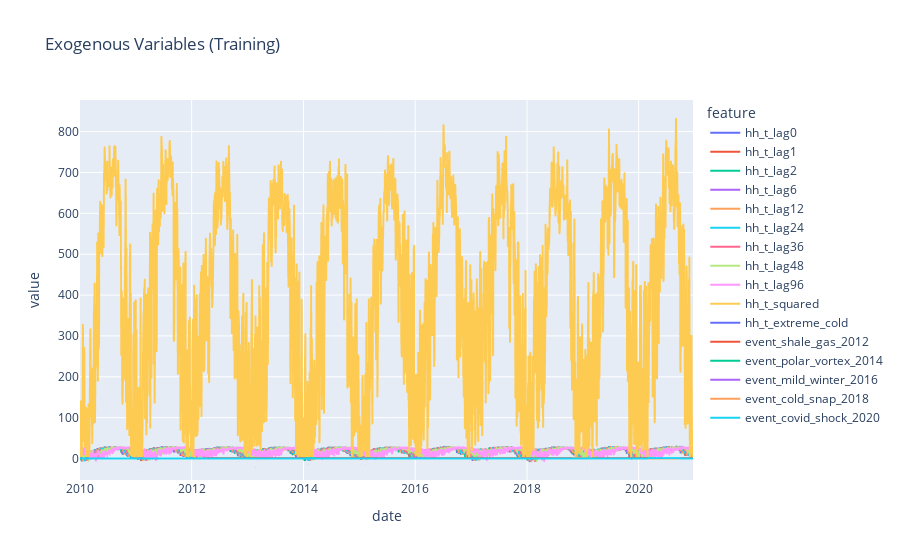
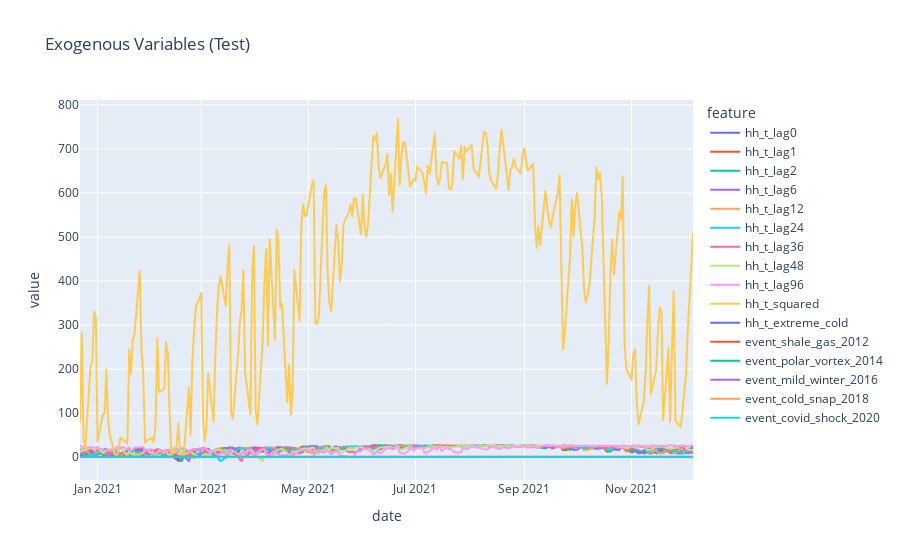

The code cell stored with these charts, in order, in its notebook:
### Code cell
# Plotly plot check the new lag, squared, and extreme temperature features
import plotly.express as px

# Prepare the data for Plotly
exog_train_melted = exog_train.reset_index().melt(id_vars='date', var_name='feature', value_name='value')
exog_test_melted = exog_test.reset_index().melt(id_vars='date', var_name='feature', value_name='value')

# Plot the training data
fig = px.line(exog_train_melted, x='date', y='value', color='feature', title='Exogenous Variables (Training)')
fig.show()

# Plot the test data
fig = px.line(exog_test_melted, x='date', y='value', color='feature', title='Exogenous Variables (Test)')
fig.show()

### Figure 1 — Plotly figure (JSON) as saved in the notebook; plotly's stock layout.template omitted (floating-point values rounded to 4 significant figures; data arrays with more than 128 entries replaced by an {"elided": "..."} marker saying what was removed)
{"data": [{"hovertemplate": "feature=hh_t_lag0<br>date=%{x}<br>value=%{y}<extra></extra>", "legendgroup": "hh_t_lag0", "line": {"color": "#636efa", "dash": "solid"}, "marker": {"symbol": "circle"}, "mode": "lines", "name": "hh_t_lag0", "showlegend": true, "type": "scattergl", "x": {"elided": "2862 str values"}, "xaxis": "x", "y": {"elided": "2862 float values"}, "yaxis": "y"}, {"hovertemplate": "feature=hh_t_lag1<br>date=%{x}<br>value=%{y}<extra></extra>", "legendgroup": "hh_t_lag1", "line": {"color": "#EF553B", "dash": "solid"}, "marker": {"symbol": "circle"}, "mode": "lines", "name": "hh_t_lag1", "showlegend": true, "type": "scattergl", "x": {"elided": "2862 str values"}, "xaxis": "x", "y": {"elided": "2862 float values"}, "yaxis": "y"}, {"hovertemplate": "feature=hh_t_lag2<br>date=%{x}<br>value=%{y}<extra></extra>", "legendgroup": "hh_t_lag2", "line": {"color": "#00cc96", "dash": "solid"}, "marker": {"symbol": "circle"}, "mode": "lines", "name": "hh_t_lag2", "showlegend": true, "type": "scattergl", "x": {"elided": "2862 str values"}, "xaxis": "x", "y": {"elided": "2862 float values"}, "yaxis": "y"}, {"hovertemplate": "feature=hh_t_lag6<br>date=%{x}<br>value=%{y}<extra></extra>", "legendgroup": "hh_t_lag6", "line": {"color": "#ab63fa", "dash": "solid"}, "marker": {"symbol": "circle"}, "mode": "lines", "name": "hh_t_lag6", "showlegend": true, "type": "scattergl", "x": {"elided": "2862 str values"}, "xaxis": "x", "y": {"elided": "2862 float values"}, "yaxis": "y"}, {"hovertemplate": "feature=hh_t_lag12<br>date=%{x}<br>value=%{y}<extra></extra>", "legendgroup": "hh_t_lag12", "line": {"color": "#FFA15A", "dash": "solid"}, "marker": {"symbol": "circle"}, "mode": "lines", "name": "hh_t_lag12", "showlegend": true, "type": "scattergl", "x": {"elided": "2862 str values"}, "xaxis": "x", "y": {"elided": "2862 float values"}, "yaxis": "y"}, {"hovertemplate": "feature=hh_t_lag24<br>date=%{x}<br>value=%{y}<extra></extra>", "legendgroup": "hh_t_lag24", "line": {"color": "#19d3f3", "dash": "solid"}, "marker": {"symbol": "circle"}, "mode": "lines", "name": "hh_t_lag24", "showlegend": true, "type": "scattergl", "x": {"elided": "2862 str values"}, "xaxis": "x", "y": {"elided": "2862 float values"}, "yaxis": "y"}, {"hovertemplate": "feature=hh_t_lag36<br>date=%{x}<br>value=%{y}<extra></extra>", "legendgroup": "hh_t_lag36", "line": {"color": "#FF6692", "dash": "solid"}, "marker": {"symbol": "circle"}, "mode": "lines", "name": "hh_t_lag36", "showlegend": true, "type": "scattergl", "x": {"elided": "2862 str values"}, "xaxis": "x", "y": {"elided": "2862 float values"}, "yaxis": "y"}, {"hovertemplate": "feature=hh_t_lag48<br>date=%{x}<br>value=%{y}<extra></extra>", "legendgroup": "hh_t_lag48", "line": {"color": "#B6E880", "dash": "solid"}, "marker": {"symbol": "circle"}, "mode": "lines", "name": "hh_t_lag48", "showlegend": true, "type": "scattergl", "x": {"elided": "2862 str values"}, "xaxis": "x", "y": {"elided": "2862 float values"}, "yaxis": "y"}, {"hovertemplate": "feature=hh_t_lag96<br>date=%{x}<br>value=%{y}<extra></extra>", "legendgroup": "hh_t_lag96", "line": {"color": "#FF97FF", "dash": "solid"}, "marker": {"symbol": "circle"}, "mode": "lines", "name": "hh_t_lag96", "showlegend": true, "type": "scattergl", "x": {"elided": "2862 str values"}, "xaxis": "x", "y": {"elided": "2862 float values"}, "yaxis": "y"}, {"hovertemplate": "feature=hh_t_squared<br>date=%{x}<br>value=%{y}<extra></extra>", "legendgroup": "hh_t_squared", "line": {"color": "#FECB52", "dash": "solid"}, "marker": {"symbol": "circle"}, "mode": "lines", "name": "hh_t_squared", "showlegend": true, "type": "scattergl", "x": {"elided": "2862 str values"}, "xaxis": "x", "y": {"elided": "2862 float values"}, "yaxis": "y"}, {"hovertemplate": "feature=hh_t_extreme_cold<br>date=%{x}<br>value=%{y}<extra></extra>", "legendgroup": "hh_t_extreme_cold", "line": {"color": "#636efa", "dash": "solid"}, "marker": {"symbol": "circle"}, "mode": "lines", "name": "hh_t_extreme_cold", "showlegend": true, "type": "scattergl", "x": {"elided": "2862 str values"}, "xaxis": "x", "y": {"elided": "2862 float values"}, "yaxis": "y"}, {"hovertemplate": "feature=event_shale_gas_2012<br>date=%{x}<br>value=%{y}<extra></extra>", "legendgroup": "event_shale_gas_2012", "line": {"color": "#EF553B", "dash": "solid"}, "marker": {"symbol": "circle"}, "mode": "lines", "name": "event_shale_gas_2012", "showlegend": true, "type": "scattergl", "x": {"elided": "2862 str values"}, "xaxis": "x", "y": {"elided": "2862 float values"}, "yaxis": "y"}, {"hovertemplate": "feature=event_polar_vortex_2014<br>date=%{x}<br>value=%{y}<extra></extra>", "legendgroup": "event_polar_vortex_2014", "line": {"color": "#00cc96", "dash": "solid"}, "marker": {"symbol": "circle"}, "mode": "lines", "name": "event_polar_vortex_2014", "showlegend": true, "type": "scattergl", "x": {"elided": "2862 str values"}, "xaxis": "x", "y": {"elided": "2862 float values"}, "yaxis": "y"}, {"hovertemplate": "feature=event_mild_winter_2016<br>date=%{x}<br>value=%{y}<extra></extra>", "legendgroup": "event_mild_winter_2016", "line": {"color": "#ab63fa", "dash": "solid"}, "marker": {"symbol": "circle"}, "mode": "lines", "name": "event_mild_winter_2016", "showlegend": true, "type": "scattergl", "x": {"elided": "2862 str values"}, "xaxis": "x", "y": {"elided": "2862 float values"}, "yaxis": "y"}, {"hovertemplate": "feature=event_cold_snap_2018<br>date=%{x}<br>value=%{y}<extra></extra>", "legendgroup": "event_cold_snap_2018", "line": {"color": "#FFA15A", "dash": "solid"}, "marker": {"symbol": "circle"}, "mode": "lines", "name": "event_cold_snap_2018", "showlegend": true, "type": "scattergl", "x": {"elided": "2862 str values"}, "xaxis": "x", "y": {"elided": "2862 float values"}, "yaxis": "y"}, {"hovertemplate": "feature=event_covid_shock_2020<br>date=%{x}<br>value=%{y}<extra></extra>", "legendgroup": "event_covid_shock_2020", "line": {"color": "#19d3f3", "dash": "solid"}, "marker": {"symbol": "circle"}, "mode": "lines", "name": "event_covid_shock_2020", "showlegend": true, "type": "scattergl", "x": {"elided": "2862 str values"}, "xaxis": "x", "y": {"elided": "2862 float values"}, "yaxis": "y"}], "layout": {"legend": {"title": {"text": "feature"}, "tracegroupgap": 0}, "title": {"text": "Exogenous Variables (Training)"}, "xaxis": {"anchor": "y", "domain": [0, 1], "title": {"text": "date"}}, "yaxis": {"anchor": "x", "domain": [0, 1], "title": {"text": "value"}}}}

### Figure 2 — Plotly figure (JSON) as saved in the notebook; plotly's stock layout.template omitted (floating-point values rounded to 4 significant figures; data arrays with more than 128 entries replaced by an {"elided": "..."} marker saying what was removed)
{"data": [{"hovertemplate": "feature=hh_t_lag0<br>date=%{x}<br>value=%{y}<extra></extra>", "legendgroup": "hh_t_lag0", "line": {"color": "#636efa", "dash": "solid"}, "marker": {"symbol": "circle"}, "mode": "lines", "name": "hh_t_lag0", "showlegend": true, "type": "scattergl", "x": {"elided": "250 str values"}, "xaxis": "x", "y": {"elided": "250 float values"}, "yaxis": "y"}, {"hovertemplate": "feature=hh_t_lag1<br>date=%{x}<br>value=%{y}<extra></extra>", "legendgroup": "hh_t_lag1", "line": {"color": "#EF553B", "dash": "solid"}, "marker": {"symbol": "circle"}, "mode": "lines", "name": "hh_t_lag1", "showlegend": true, "type": "scattergl", "x": {"elided": "250 str values"}, "xaxis": "x", "y": {"elided": "250 float values"}, "yaxis": "y"}, {"hovertemplate": "feature=hh_t_lag2<br>date=%{x}<br>value=%{y}<extra></extra>", "legendgroup": "hh_t_lag2", "line": {"color": "#00cc96", "dash": "solid"}, "marker": {"symbol": "circle"}, "mode": "lines", "name": "hh_t_lag2", "showlegend": true, "type": "scattergl", "x": {"elided": "250 str values"}, "xaxis": "x", "y": {"elided": "250 float values"}, "yaxis": "y"}, {"hovertemplate": "feature=hh_t_lag6<br>date=%{x}<br>value=%{y}<extra></extra>", "legendgroup": "hh_t_lag6", "line": {"color": "#ab63fa", "dash": "solid"}, "marker": {"symbol": "circle"}, "mode": "lines", "name": "hh_t_lag6", "showlegend": true, "type": "scattergl", "x": {"elided": "250 str values"}, "xaxis": "x", "y": {"elided": "250 float values"}, "yaxis": "y"}, {"hovertemplate": "feature=hh_t_lag12<br>date=%{x}<br>value=%{y}<extra></extra>", "legendgroup": "hh_t_lag12", "line": {"color": "#FFA15A", "dash": "solid"}, "marker": {"symbol": "circle"}, "mode": "lines", "name": "hh_t_lag12", "showlegend": true, "type": "scattergl", "x": {"elided": "250 str values"}, "xaxis": "x", "y": {"elided": "250 float values"}, "yaxis": "y"}, {"hovertemplate": "feature=hh_t_lag24<br>date=%{x}<br>value=%{y}<extra></extra>", "legendgroup": "hh_t_lag24", "line": {"color": "#19d3f3", "dash": "solid"}, "marker": {"symbol": "circle"}, "mode": "lines", "name": "hh_t_lag24", "showlegend": true, "type": "scattergl", "x": {"elided": "250 str values"}, "xaxis": "x", "y": {"elided": "250 float values"}, "yaxis": "y"}, {"hovertemplate": "feature=hh_t_lag36<br>date=%{x}<br>value=%{y}<extra></extra>", "legendgroup": "hh_t_lag36", "line": {"color": "#FF6692", "dash": "solid"}, "marker": {"symbol": "circle"}, "mode": "lines", "name": "hh_t_lag36", "showlegend": true, "type": "scattergl", "x": {"elided": "250 str values"}, "xaxis": "x", "y": {"elided": "250 float values"}, "yaxis": "y"}, {"hovertemplate": "feature=hh_t_lag48<br>date=%{x}<br>value=%{y}<extra></extra>", "legendgroup": "hh_t_lag48", "line": {"color": "#B6E880", "dash": "solid"}, "marker": {"symbol": "circle"}, "mode": "lines", "name": "hh_t_lag48", "showlegend": true, "type": "scattergl", "x": {"elided": "250 str values"}, "xaxis": "x", "y": {"elided": "250 float values"}, "yaxis": "y"}, {"hovertemplate": "feature=hh_t_lag96<br>date=%{x}<br>value=%{y}<extra></extra>", "legendgroup": "hh_t_lag96", "line": {"color": "#FF97FF", "dash": "solid"}, "marker": {"symbol": "circle"}, "mode": "lines", "name": "hh_t_lag96", "showlegend": true, "type": "scattergl", "x": {"elided": "250 str values"}, "xaxis": "x", "y": {"elided": "250 float values"}, "yaxis": "y"}, {"hovertemplate": "feature=hh_t_squared<br>date=%{x}<br>value=%{y}<extra></extra>", "legendgroup": "hh_t_squared", "line": {"color": "#FECB52", "dash": "solid"}, "marker": {"symbol": "circle"}, "mode": "lines", "name": "hh_t_squared", "showlegend": true, "type": "scattergl", "x": {"elided": "250 str values"}, "xaxis": "x", "y": {"elided": "250 float values"}, "yaxis": "y"}, {"hovertemplate": "feature=hh_t_extreme_cold<br>date=%{x}<br>value=%{y}<extra></extra>", "legendgroup": "hh_t_extreme_cold", "line": {"color": "#636efa", "dash": "solid"}, "marker": {"symbol": "circle"}, "mode": "lines", "name": "hh_t_extreme_cold", "showlegend": true, "type": "scattergl", "x": {"elided": "250 str values"}, "xaxis": "x", "y": {"elided": "250 float values"}, "yaxis": "y"}, {"hovertemplate": "feature=event_shale_gas_2012<br>date=%{x}<br>value=%{y}<extra></extra>", "legendgroup": "event_shale_gas_2012", "line": {"color": "#EF553B", "dash": "solid"}, "marker": {"symbol": "circle"}, "mode": "lines", "name": "event_shale_gas_2012", "showlegend": true, "type": "scattergl", "x": {"elided": "250 str values"}, "xaxis": "x", "y": {"elided": "250 float values"}, "yaxis": "y"}, {"hovertemplate": "feature=event_polar_vortex_2014<br>date=%{x}<br>value=%{y}<extra></extra>", "legendgroup": "event_polar_vortex_2014", "line": {"color": "#00cc96", "dash": "solid"}, "marker": {"symbol": "circle"}, "mode": "lines", "name": "event_polar_vortex_2014", "showlegend": true, "type": "scattergl", "x": {"elided": "250 str values"}, "xaxis": "x", "y": {"elided": "250 float values"}, "yaxis": "y"}, {"hovertemplate": "feature=event_mild_winter_2016<br>date=%{x}<br>value=%{y}<extra></extra>", "legendgroup": "event_mild_winter_2016", "line": {"color": "#ab63fa", "dash": "solid"}, "marker": {"symbol": "circle"}, "mode": "lines", "name": "event_mild_winter_2016", "showlegend": true, "type": "scattergl", "x": {"elided": "250 str values"}, "xaxis": "x", "y": {"elided": "250 float values"}, "yaxis": "y"}, {"hovertemplate": "feature=event_cold_snap_2018<br>date=%{x}<br>value=%{y}<extra></extra>", "legendgroup": "event_cold_snap_2018", "line": {"color": "#FFA15A", "dash": "solid"}, "marker": {"symbol": "circle"}, "mode": "lines", "name": "event_cold_snap_2018", "showlegend": true, "type": "scattergl", "x": {"elided": "250 str values"}, "xaxis": "x", "y": {"elided": "250 float values"}, "yaxis": "y"}, {"hovertemplate": "feature=event_covid_shock_2020<br>date=%{x}<br>value=%{y}<extra></extra>", "legendgroup": "event_covid_shock_2020", "line": {"color": "#19d3f3", "dash": "solid"}, "marker": {"symbol": "circle"}, "mode": "lines", "name": "event_covid_shock_2020", "showlegend": true, "type": "scattergl", "x": {"elided": "250 str values"}, "xaxis": "x", "y": {"elided": "250 float values"}, "yaxis": "y"}], "layout": {"legend": {"title": {"text": "feature"}, "tracegroupgap": 0}, "title": {"text": "Exogenous Variables (Test)"}, "xaxis": {"anchor": "y", "domain": [0, 1], "title": {"text": "date"}}, "yaxis": {"anchor": "x", "domain": [0, 1], "title": {"text": "value"}}}}
